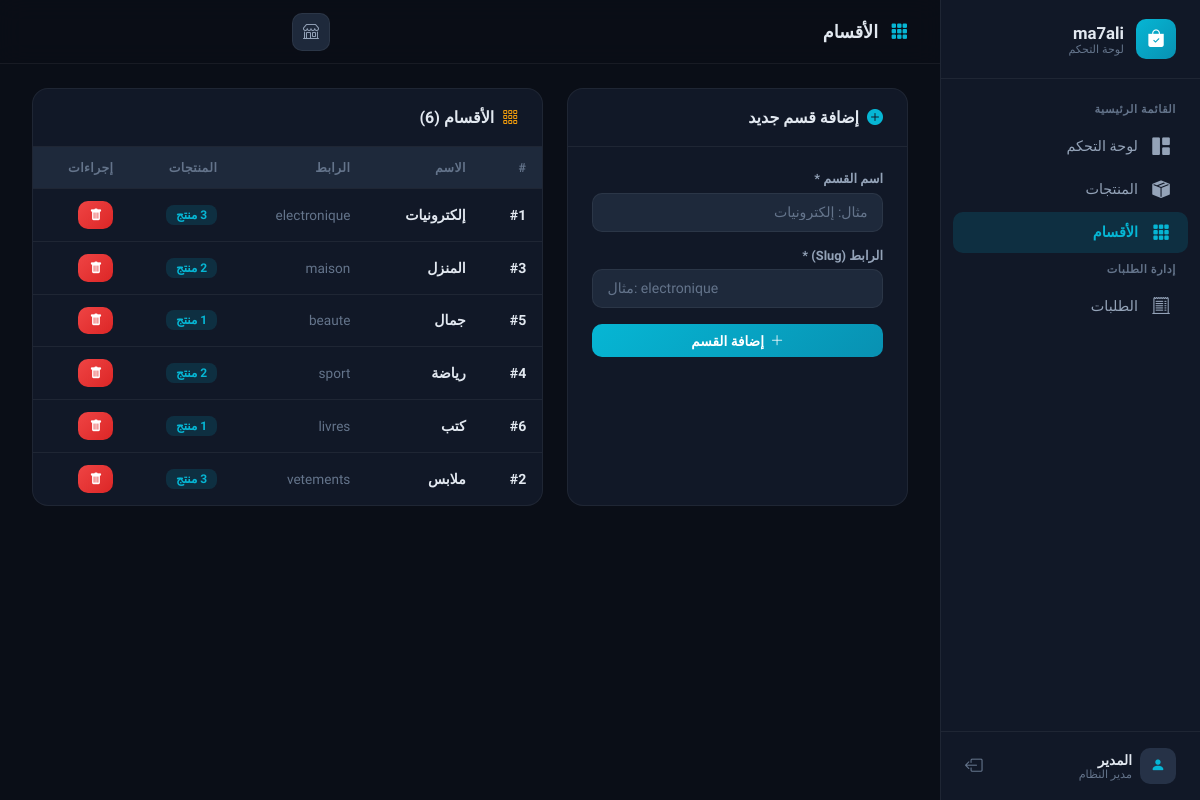
/admin/categories.php (signed in), run on the app's committed database.
### tables this page shows
CREATE TABLE IF NOT EXISTS categories (
    id INT AUTO_INCREMENT PRIMARY KEY,
    name VARCHAR(100) NOT NULL,
    slug VARCHAR(100) NOT NULL UNIQUE
);

### admin/includes.php (called while the page is built, shortened)
<?php
function e($s) { return htmlspecialchars(trim($s), ENT_QUOTES, 'UTF-8'); }

### admin/categories.php (the view, shortened to what this page needs)
<?php
require_once 'includes.php';
$pdo = getConnection();
$categories = $pdo->query("SELECT c.*, (SELECT COUNT(*) FROM products WHERE category_id=c.id) as prod_count FROM categories c ORDER BY c.name")->fetchAll();
include 'header.php';
?>
<div style="display:grid;grid-template-columns:1fr 1.5fr;gap:1.5rem">
    <div class="card-a">
        <div class="card-a-header">
            <h3><i class="bi bi-plus-circle-fill" style="color:var(--primary)"></i>إضافة قسم جديد</h3>
        </div>
        <div class="card-a-body">
            <form method="POST">
                <div class="form-group">
                    <label>اسم القسم *</label>
                    <input type="text" name="name" class="form-control" placeholder="مثال: إلكترونيات" required>
                </div>
                <div class="form-group">
                    <label>الرابط (Slug) *</label>
                    <input type="text" name="slug" class="form-control" placeholder="مثال: electronique" dir="ltr" style="text-align:left" required>
                </div>
                <button type="submit" class="btn-a btn-a-primary" style="width:100%;justify-content:center"><i class="bi bi-plus-lg ms-1"></i>إضافة القسم</button>
            </form>
        </div>
    </div>
    <div class="card-a">
        <div class="card-a-header">
            <h3><i class="bi bi-grid-3x3-gap" style="color:var(--accent)"></i>الأقسام (<?= count($categories) ?>)</h3>
        </div>
        <div class="card-a-body no-pad">
            <?php if (empty($categories)): ?>
                <div class="empty-state"><i class="bi bi-inbox"></i><p>لا توجد أقسام</p></div>
            <?php else: ?>
            <table class="table-a">
                <thead><tr><th>#</th><th>الاسم</th><th>الرابط</th><th>المنتجات</th><th>إجراءات</th></tr></thead>
                <tbody>
                <?php foreach ($categories as $c): ?>
                    <tr>
                        <td><strong>#<?= $c['id'] ?></strong></td>
                        <td style="font-weight:600"><?= e($c['name']) ?></td>
                        <td style="color:var(--muted);direction:ltr;text-align:right;font-size:0.85rem"><?= e($c['slug']) ?></td>
                        <td><span class="badge-a confirmed"><?= (int)$c['prod_count'] ?> منتج</span></td>
                        <td>
                            <div style="display:flex;gap:0.4rem">
                                <a href="categories.php?delete=<?= $c['id'] ?>" class="btn-a btn-a-danger btn-a-sm delete-btn" title="حذف"><i class="bi bi-trash-fill"></i></a>
                            </div>
                        </td>
                    </tr>
                <?php endforeach; ?>
                </tbody>
            </table>
            <?php endif; ?>
        </div>
    </div>
</div>
<?php include 'footer.php'; ?>

### admin/style.css (style rules this page uses)
:root { --bg: #0a0e17; --surface: #111827; --surface-2: #1e293b; --surface-3: #263247; --border: rgba(255,255,255,0.06); --text: #e2e8f0; --text-dim: #94a3b8; --muted: #64748b; --primary: #06b6d4; --primary-dark: #0891b2; --primary-glow: rgba(6,182,212,0.15); --accent: #f59e0b; --accent-glow: rgba(245,158,11,0.15); --danger: #ef4444; --danger-glow: rgba(239,68,68,0.15); --success: #22c55e; --success-glow: rgba(34,197,94,0.15); --purple: #8b5cf6; --sidebar-w: 260px; --topbar-h: 64px; }
*, *::before, *::after { margin:0; padding:0; box-sizing:border-box; }
body { font-family: 'Tajawal', sans-serif; background: var(--bg); color: var(--text); min-height: 100vh; overflow-x: hidden; }
.card-a { background: var(--surface); border: 1px solid var(--border); border-radius: 16px; overflow: hidden; }
.card-a-header { padding: 1.2rem 1.5rem; border-bottom: 1px solid var(--border); display: flex; align-items: center; justify-content: space-between; }
.card-a-header h3 { font-size: 1rem; font-weight: 700; display: flex; align-items: center; gap: 0.5rem; }
.card-a-body { padding: 1.5rem; }
.card-a-body.no-pad { padding: 0; }
.table-a { width: 100%; border-collapse: collapse; }
.table-a thead th { padding: 0.8rem 1rem; font-size: 0.78rem; font-weight: 700; color: var(--muted); text-transform: uppercase; letter-spacing: 0.03em; background: var(--surface-2); border-bottom: 1px solid var(--border); text-align: right; }
.table-a tbody td { padding: 0.75rem 1rem; font-size: 0.88rem; border-bottom: 1px solid var(--border); vertical-align: middle; }
.table-a tbody tr { transition: background 0.15s; }
.table-a tbody tr:last-child td { border-bottom: none; }
.badge-a { display: inline-block; padding: 3px 10px; border-radius: 8px; font-size: 0.75rem; font-weight: 600; }
.badge-a.confirmed { background: rgba(6,182,212,0.15); color: var(--primary); }
.btn-a { display: inline-flex; align-items: center; gap: 0.4rem; padding: 0.55rem 1.1rem; border-radius: 10px; font-family: inherit; font-size: 0.85rem; font-weight: 600; border: none; cursor: pointer; text-decoration: none; transition: all 0.2s; }
.btn-a-primary { background: linear-gradient(135deg, var(--primary), var(--primary-dark)); color: #fff; }
.btn-a-danger { background: linear-gradient(135deg, var(--danger), #dc2626); color: #fff; }
.btn-a-sm { padding: 0.4rem 0.7rem; font-size: 0.78rem; }
.form-group { margin-bottom: 1rem; }
.form-group label { display: block; font-size: 0.8rem; font-weight: 700; color: var(--text-dim); margin-bottom: 0.4rem; }
.form-control { width: 100%; padding: 0.65rem 0.9rem; background: var(--surface-2); border: 1px solid var(--border); border-radius: 10px; color: var(--text); font-family: inherit; font-size: 0.88rem; transition: border-color 0.2s; }
.form-control::placeholder { color: var(--muted); }

### data on the page
categories: id "1", name "إلكترونيات", slug "electronique"
categories: id "3", name "المنزل", slug "maison"
categories: id "5", name "جمال", slug "beaute"
categories: id "4", name "رياضة", slug "sport"
categories: id "6", name "كتب", slug "livres"
categories: id "2", name "ملابس", slug "vetements"

### other printed values
SITE_NAME "ma7ali"
$pageTitle "الأقسام"
count($categories) "6"
